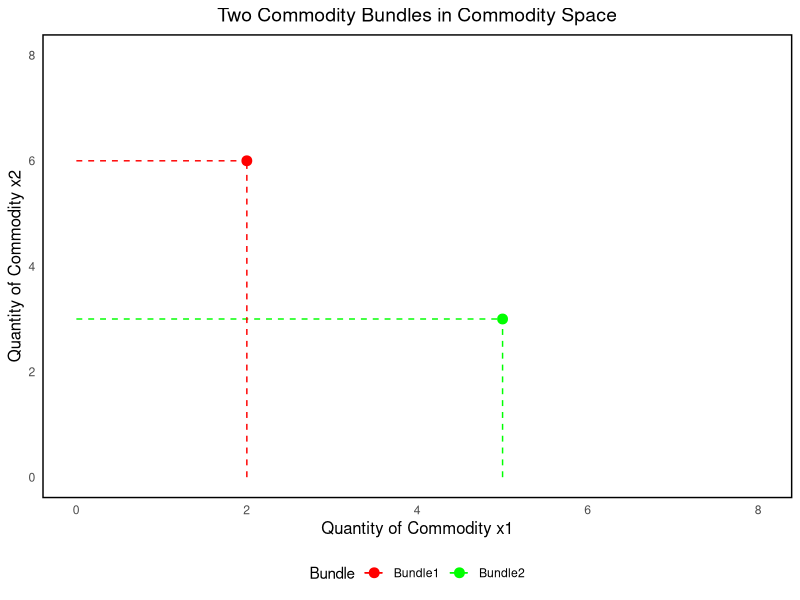
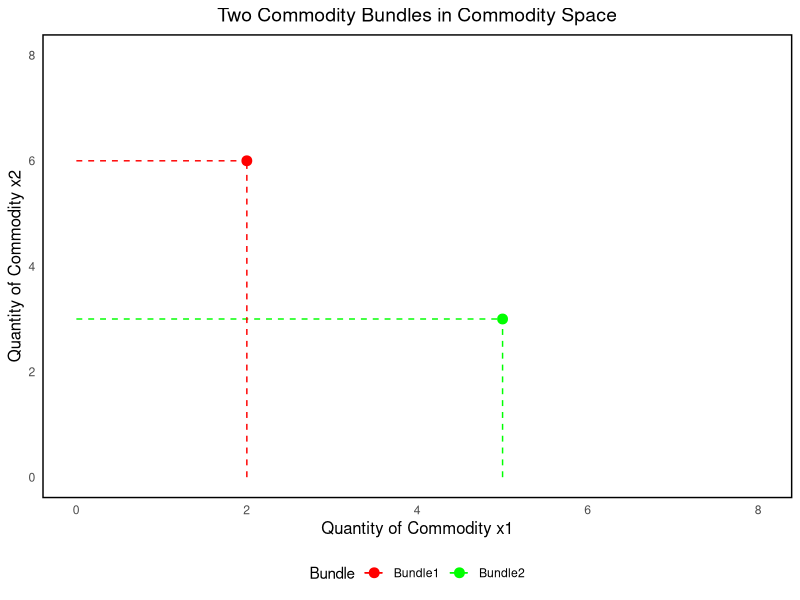

Here is the R script that generated these plots, in order:
###### Mathematics for Economics II. ######
# In this script, the plots of the Carl P. Simon, Lawrence E. Blume - Mathematics for Economists-W. W. Norton & Company (1994) book are reproduced.

# Load necessary library
library(ggplot2)

###### Figure 1.1 ######
# Create a data frame with the commodity bundles
df <- data.frame(
  Bundle = c("Bundle1", "Bundle2"),
  x1 = c(2, 5),  # Quantity of commodity x1 in each bundle
  x2 = c(6, 3)   # Quantity of commodity x2 in each bundle
)

# Create the plot
p1 <- ggplot(df, aes(x = x1, y = x2, color = Bundle)) +
  geom_point(size = 3) +
  geom_segment(aes(x = 0, y = x2, xend = x1, yend = x2), linetype = "dashed") +
  geom_segment(aes(x = x1, y = 0, xend = x1, yend = x2), linetype = "dashed") +
  scale_color_manual(values = c("Bundle1" = "red", "Bundle2" = "green")) +
  labs(x = "Quantity of Commodity x1", y = "Quantity of Commodity x2",
       title = "Two Commodity Bundles in Commodity Space",
       color = "Bundle") +
  expand_limits(x = c(0, 8), y = c(0, 8)) +
  theme_minimal() +
  theme(panel.grid.major = element_blank(), 
        panel.grid.minor = element_blank(), 
        panel.background = element_rect(fill = "white", colour = "black", size = 1, linetype = "solid"),
        axis.title = element_text(size = 12),
        plot.title = element_text(hjust = 0.5, size = 14),
        legend.position = "bottom")

# Print the plot
print(p1)

# Save the plot
ggsave("Commodity_Bundles.png", plot = p1, width = 6, height = 4, dpi = 300)
